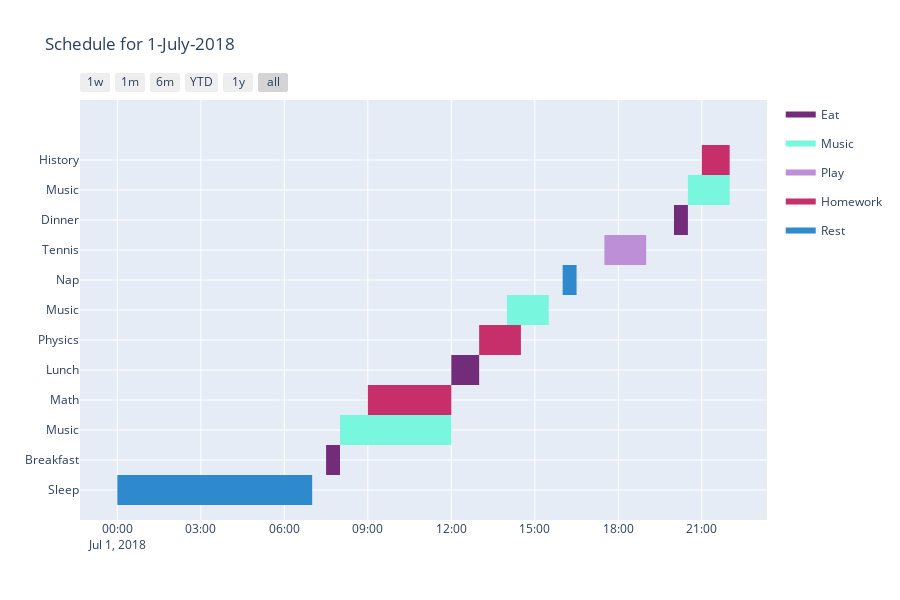

Notebook code cell kept with this figure:
### Markdown cell above
#### Draw the Gantt Chart
We cannot use a named color scale to map String values, so we pass in our colors dictionary to be used to assign colors to the different values of 'Category' in our dataset.

<b>bar_width</b> sets the width (in this portrayal, the height) of each bar. A bar_width of 0.5 equals the distance between two grid lines on the Y axis.

### Code cell
fig = ff.create_gantt(schedule,
                      title='Schedule for 1-July-2018',
                      
                      colors=color_dict, 
                      index_col='Category',
                      show_colorbar=True,
                      
                      bar_width=0.5,
                      
                      showgrid_x=True, 
                      showgrid_y=True)

offline.iplot(fig)

### Figure 1 — Plotly figure (JSON) as saved in the notebook; plotly's stock layout.template omitted (floating-point values rounded to 4 significant figures)
{"data": [{"fill": "toself", "fillcolor": "rgb(114, 44, 121)", "hoverinfo": "name", "legendgroup": "rgb(114, 44, 121)", "mode": "none", "name": "Eat", "type": "scatter", "x": ["2018-07-01 7:30:00", "2018-07-01 8:00:00", "2018-07-01 8:00:00", "2018-07-01 7:30:00", "2018-07-01 7:30:00", "2018-07-01 12:00:00", "2018-07-01 13:00:00", "2018-07-01 13:00:00", "2018-07-01 12:00:00", "2018-07-01 12:00:00", "2018-07-01 20:00:00", "2018-07-01 20:30:00", "2018-07-01 20:30:00", "2018-07-01 20:00:00"], "y": [0.5, 0.5, 1.5, 1.5, null, 3.5, 3.5, 4.5, 4.5, null, 8.5, 8.5, 9.5, 9.5]}, {"fill": "toself", "fillcolor": "rgb(120, 247, 222)", "hoverinfo": "name", "legendgroup": "rgb(120, 247, 222)", "mode": "none", "name": "Music", "type": "scatter", "x": ["2018-07-01 8:00:00", "2018-07-01 12:00:00", "2018-07-01 12:00:00", "2018-07-01 8:00:00", "2018-07-01 8:00:00", "2018-07-01 14:00:00", "2018-07-01 15:30:00", "2018-07-01 15:30:00", "2018-07-01 14:00:00", "2018-07-01 14:00:00", "2018-07-01 20:30:00", "2018-07-01 22:00:00", "2018-07-01 22:00:00", "2018-07-01 20:30:00"], "y": [1.5, 1.5, 2.5, 2.5, null, 5.5, 5.5, 6.5, 6.5, null, 9.5, 9.5, 10.5, 10.5]}, {"fill": "toself", "fillcolor": "rgb(189, 143, 215)", "hoverinfo": "name", "legendgroup": "rgb(189, 143, 215)", "mode": "none", "name": "Play", "type": "scatter", "x": ["2018-07-01 17:30:00", "2018-07-01 19:00:00", "2018-07-01 19:00:00", "2018-07-01 17:30:00"], "y": [7.5, 7.5, 8.5, 8.5]}, {"fill": "toself", "fillcolor": "rgb(198, 47, 105)", "hoverinfo": "name", "legendgroup": "rgb(198, 47, 105)", "mode": "none", "name": "Homework", "type": "scatter", "x": ["2018-07-01 9:00:00", "2018-07-01 12:00:00", "2018-07-01 12:00:00", "2018-07-01 9:00:00", "2018-07-01 9:00:00", "2018-07-01 13:00:00", "2018-07-01 14:30:00", "2018-07-01 14:30:00", "2018-07-01 13:00:00", "2018-07-01 13:00:00", "2018-07-01 21:00:00", "2018-07-01 22:00:00", "2018-07-01 22:00:00", "2018-07-01 21:00:00"], "y": [2.5, 2.5, 3.5, 3.5, null, 4.5, 4.5, 5.5, 5.5, null, 10.5, 10.5, 11.5, 11.5]}, {"fill": "toself", "fillcolor": "rgb(46, 137, 205)", "hoverinfo": "name", "legendgroup": "rgb(46, 137, 205)", "mode": "none", "name": "Rest", "type": "scatter", "x": ["2018-07-01 0:00:00", "2018-07-01 7:00:00", "2018-07-01 7:00:00", "2018-07-01 0:00:00", "2018-07-01 0:00:00", "2018-07-01 16:00:00", "2018-07-01 16:30:00", "2018-07-01 16:30:00", "2018-07-01 16:00:00"], "y": [-0.5, -0.5, 0.5, 0.5, null, 6.5, 6.5, 7.5, 7.5]}, {"legendgroup": "rgb(114, 44, 121)", "marker": {"color": "rgb(114, 44, 121)", "opacity": 0, "size": 1}, "mode": "markers", "name": "", "showlegend": false, "text": [null, null, null, null, null, null], "type": "scatter", "x": ["2018-07-01 7:30:00", "2018-07-01 8:00:00", "2018-07-01 12:00:00", "2018-07-01 13:00:00", "2018-07-01 20:00:00", "2018-07-01 20:30:00"], "y": [1, 1, 4, 4, 9, 9]}, {"legendgroup": "rgb(120, 247, 222)", "marker": {"color": "rgb(120, 247, 222)", "opacity": 0, "size": 1}, "mode": "markers", "name": "", "showlegend": false, "text": [null, null, null, null, null, null], "type": "scatter", "x": ["2018-07-01 8:00:00", "2018-07-01 12:00:00", "2018-07-01 14:00:00", "2018-07-01 15:30:00", "2018-07-01 20:30:00", "2018-07-01 22:00:00"], "y": [2, 2, 6, 6, 10, 10]}, {"legendgroup": "rgb(189, 143, 215)", "marker": {"color": "rgb(189, 143, 215)", "opacity": 0, "size": 1}, "mode": "markers", "name": "", "showlegend": false, "text": [null, null], "type": "scatter", "x": ["2018-07-01 17:30:00", "2018-07-01 19:00:00"], "y": [8, 8]}, {"legendgroup": "rgb(198, 47, 105)", "marker": {"color": "rgb(198, 47, 105)", "opacity": 0, "size": 1}, "mode": "markers", "name": "", "showlegend": false, "text": [null, null, null, null, null, null], "type": "scatter", "x": ["2018-07-01 9:00:00", "2018-07-01 12:00:00", "2018-07-01 13:00:00", "2018-07-01 14:30:00", "2018-07-01 21:00:00", "2018-07-01 22:00:00"], "y": [3, 3, 5, 5, 11, 11]}, {"legendgroup": "rgb(46, 137, 205)", "marker": {"color": "rgb(46, 137, 205)", "opacity": 0, "size": 1}, "mode": "markers", "name": "", "showlegend": false, "text": [null, null, null, null], "type": "scatter", "x": ["2018-07-01 0:00:00", "2018-07-01 7:00:00", "2018-07-01 16:00:00", "2018-07-01 16:30:00"], "y": [0, 0, 7, 7]}], "layout": {"height": 600, "hovermode": "closest", "showlegend": true, "title": {"text": "Schedule for 1-July-2018"}, "xaxis": {"rangeselector": {"buttons": [{"count": 7, "label": "1w", "step": "day", "stepmode": "backward"}, {"count": 1, "label": "1m", "step": "month", "stepmode": "backward"}, {"count": 6, "label": "6m", "step": "month", "stepmode": "backward"}, {"count": 1, "label": "YTD", "step": "year", "stepmode": "todate"}, {"count": 1, "label": "1y", "step": "year", "stepmode": "backward"}, {"step": "all"}]}, "showgrid": true, "type": "date", "zeroline": false}, "yaxis": {"autorange": false, "range": [-1, 13], "showgrid": true, "ticktext": ["Sleep", "Breakfast", "Music", "Math", "Lunch", "Physics", "Music", "Nap", "Tennis", "Dinner", "Music", "History"], "tickvals": [0, 1, 2, 3, 4, 5, 6, 7, 8, 9, 10, 11], "zeroline": false}}}
